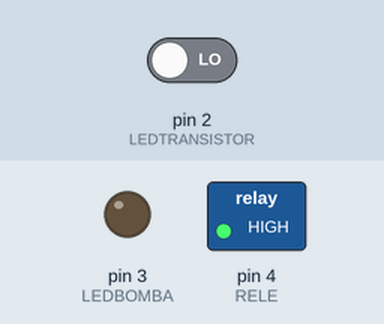
Simulated run of this sketch. Board: Arduino Uno, built with avr-gcc and run on an emulated ATmega328P. Shown: switched loads named in the sketch (green lamp = pin HIGH), output pins drawn as LEDs (lit = HIGH). The inputs (shaded band) are chosen by the test bench; at power-on: pin 2 (LEDTRANSISTOR) LOW.

Above: at 1.2 s.
1.3 s: pin 2 (LEDTRANSISTOR) driven HIGH
At 2.5 s:
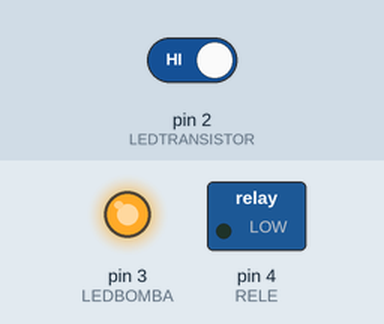
2.8 s: pin 2 (LEDTRANSISTOR) driven LOW
At 3.7 s:
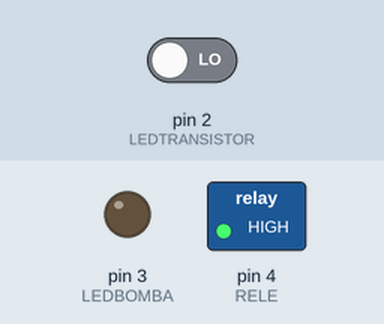
Timing chart, 0 to 5.8 s (numbered marks = the images above; inputs shaded):
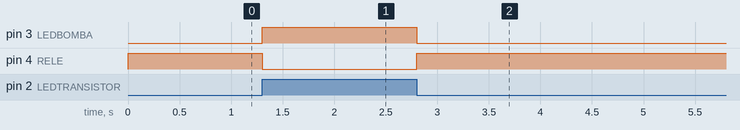

Measured:
- after the input at 1.3 s, pin 3 (LEDBOMBA): LOW → HIGH at once; pin 4 (RELE): HIGH → LOW at once
- after the input at 2.8 s, pin 3 (LEDBOMBA): HIGH → LOW at once; pin 4 (RELE): LOW → HIGH at once

The sketch:

bomba_kevin.ino
```cpp
/*
   Fundacion Kinal
   Centro educativo tecnico laboral Kinal
   Quinto perito
   Quinto electronica
   Codigo Tecnico:  EB5AV
   Curso: Taller de electronica digital y reparacion de computadoras I
   Proyecto:Bomba de Agua
   Dev: Kevin Audiel Solano torres
   Fecha: 21 de abril
*/

#define LEDTRANSISTOR 2
#define LEDBOMBA 3
#define RELE  4

void setup() {
  pinMode(LEDTRANSISTOR,INPUT);
  pinMode(LEDBOMBA,OUTPUT);
  pinMode(RELE,OUTPUT);

}

void loop() {
  bool estado_transistor = digitalRead(LEDTRANSISTOR);
  if(estado_transistor==HIGH)
  {
    digitalWrite(RELE,LOW);
    digitalWrite(LEDBOMBA,HIGH);
  }
  if(estado_transistor==LOW){
    digitalWrite(RELE,HIGH);
    digitalWrite(LEDBOMBA,LOW);
  }

}
```
